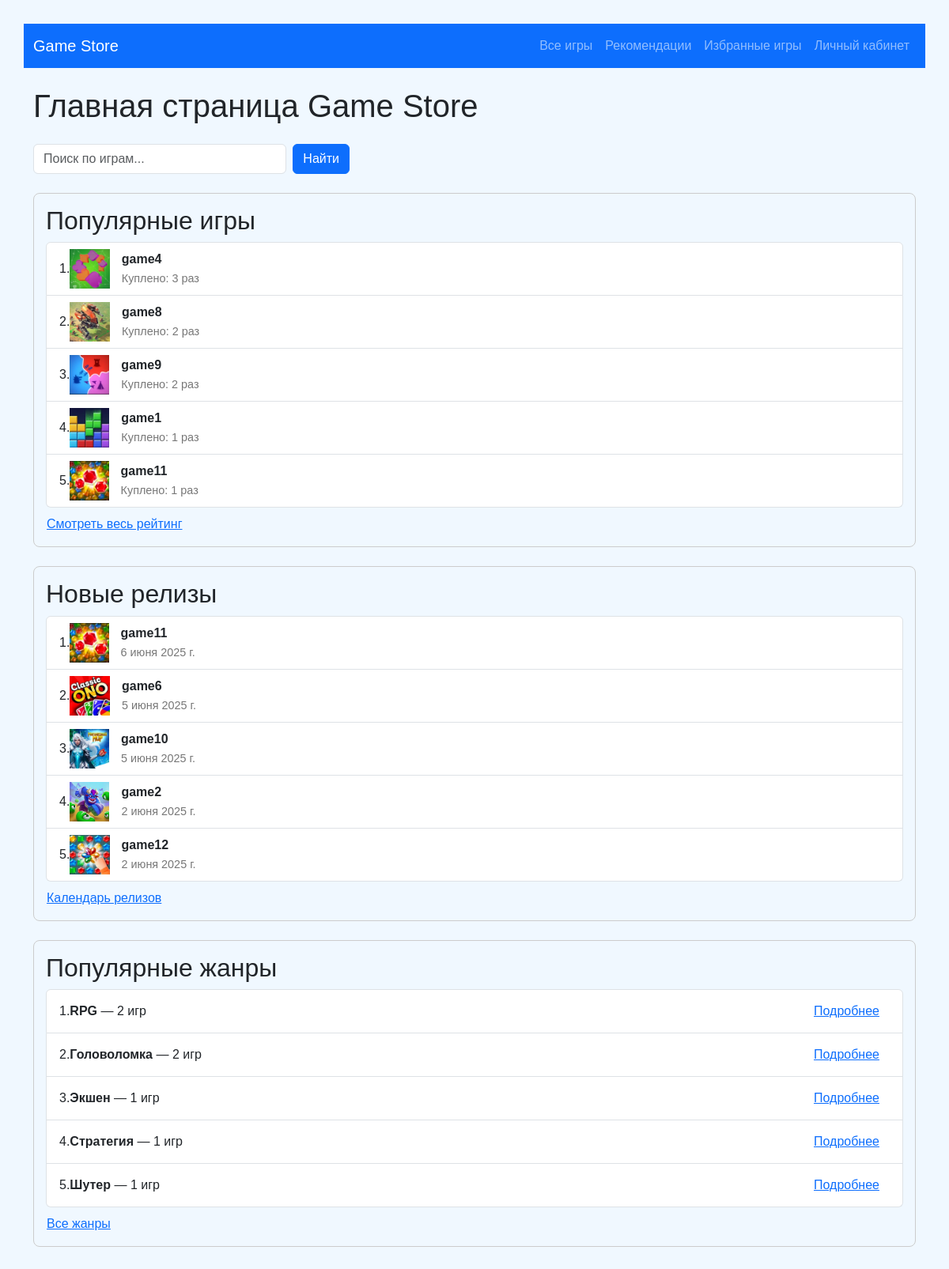
The page / on the database its author committed.
### store/models.py (models this page shows, shortened)
class Game(models.Model):
    title = models.CharField("Название игры", max_length=100)
    description = models.TextField("Описание")
    price = models.DecimalField("Цена", max_digits=8, decimal_places=2)
    release_date = models.DateField("Дата выхода")
    developer = models.ForeignKey(Developer, on_delete=models.CASCADE, verbose_name="Разработчик")
    genre = models.ForeignKey(Genre, on_delete=models.SET_NULL, null=True, verbose_name="Жанр")
    cover_image = models.ImageField("Обложка", upload_to='game_covers/', blank=True)
    class Meta:
        verbose_name = "Игра"
        verbose_name_plural = "Игры"

class Genre(models.Model):
    name = models.CharField("Название жанра", max_length=50, unique=True)
    class Meta:
        verbose_name = "Жанр"
        verbose_name_plural = "Жанры"

### store/views.py (the view)
# urls.py: path('', home_view, name='home'),
def home_view(request):
    query = request.GET.get('q')
    search_results = None
    if query:
        search_results = Game.objects.filter(title__icontains=query)
    popular_games = Game.objects.annotate(
        purchase_count=Count('purchase')
    ).order_by('-purchase_count')[:5]
    new_releases = Game.objects.order_by('-release_date')[:5]
    top_genres = Genre.objects.annotate(
        game_count=Count('game')
    ).order_by('-game_count')[:5]
    purchased_ids = []
    if request.user.is_authenticated:
        purchased_ids = list(
            Purchase.objects.filter(user=request.user).values_list('game_id', flat=True)
        )
    context = {
        'popular_games': popular_games,
        'new_releases': new_releases,
        'top_genres': top_genres,
        'search_results': search_results,
        'request': request,
        'purchased_ids': purchased_ids,
    }
    return render(request, 'home.html', context)

### templates/home.html (shortened to what this page needs)
<!DOCTYPE html>
<html lang="ru">
<head>
    <link href="https://cdn.jsdelivr.net/npm/bootstrap@5.3.3/dist/css/bootstrap.min.css" rel="stylesheet">
</head>
<body>
<nav class="navbar navbar-expand-lg navbar-dark bg-primary mb-4">
    <div class="container">
        <a class="navbar-brand" href="/">Game Store</a>
        <div class="collapse navbar-collapse" id="navbarNav">
            <ul class="navbar-nav ms-auto">
                <li class="nav-item">
                    <a class="nav-link" href="{% url 'games_list' %}">Все игры</a>
                </li>
                <li class="nav-item">
                    <a class="nav-link" href="{% url 'recommendations' %}">Рекомендации</a>
                </li>
                <li class="nav-item">
                    <a class="nav-link" href="{% url 'favorite_games' %}">Избранные игры</a>
                </li>
                <li class="nav-item">
                    <a class="nav-link" href="{% url 'profile' %}">Личный кабинет</a>
                </li>
            </ul>
        </div>
    </div>
</nav>
<div class="container mt-4">
    <h1 class="mb-4">Главная страница Game Store</h1>
    <form method="get" class="mb-4 d-flex" style="max-width: 400px;">
        <input type="text" class="form-control me-2" name="q" placeholder="Поиск по играм..." value="{{ request.GET.q }}">
        <button type="submit" class="btn btn-primary">Найти</button>
    </form>
    <div class="widget mb-4">
        <h2>Популярные игры</h2>
        <ol class="list-group list-group-numbered">
            {% for game in popular_games %}
                <li class="list-group-item d-flex align-items-center">
                    {% if game.cover_image %}
                        <img src="{{ game.cover_image.url }}" alt="cover" style="height: 50px; margin-right: 15px;" />
                    {% else %}
                        <img src="https://via.placeholder.com/50x70?text=No+Image" alt="no cover" style="height: 50px; margin-right: 15px;" />
                    {% endif %}
                    <div>
                        <strong>{{ game.title }}</strong><br>
                        <span class="small-date">Куплено: {{ game.purchase_count }} раз</span>
                    </div>
                </li>
            {% empty %}
                <li class="list-group-item">Нет популярных игр</li>
            {% endfor %}
        </ol>
        <a href="{% url 'top_games' %}" class="btn btn-link p-0 mt-2">Смотреть весь рейтинг</a>
    </div>
    <div class="widget mb-4">
        <h2>Новые релизы</h2>
        <ol class="list-group list-group-numbered">
            {% for game in new_releases %}
                <li class="list-group-item d-flex align-items-center">
                    {% if game.cover_image %}
                        <img src="{{ game.cover_image.url }}" alt="cover" style="height: 50px; margin-right: 15px;" />
                    {% else %}
                        <img src="https://via.placeholder.com/50x70?text=No+Image" alt="no cover" style="height: 50px; margin-right: 15px;" />
                    {% endif %}
                    <div>
                        <strong>{{ game.title }}</strong><br>
                        <span class="small-date">{{ game.release_date }}</span>
                    </div>
                </li>
            {% empty %}
                <li class="list-group-item">Нет новых релизов</li>
            {% endfor %}
        </ol>
        <a href="{% url 'all_new_games' %}" class="btn btn-link p-0 mt-2">Календарь релизов</a>
    </div>
    <div class="widget mb-4">
        <h2>Популярные жанры</h2>
        <ol class="list-group list-group-numbered">
            {% for genre in top_genres %}
                <li class="list-group-item d-flex align-items-center">
                    <div>
                        <strong>{{ genre.name }}</strong> — {{ genre.game_count }} игр
                    </div>
                    <a href="{% url 'genre_detail' genre.id %}" class="btn btn-link ms-auto">Подробнее</a>
                </li>
            {% empty %}
                <li class="list-group-item">Жанры отсутствуют</li>
            {% endfor %}
        </ol>
        <a href="{% url 'all_genres' %}" class="btn btn-link p-0 mt-2">Все жанры</a>
    </div>
</div>
</body>
</html>

### templates/home.html (style rules this page uses)
body { font-family: Arial, sans-serif; margin: 30px; background-color: #f0f8ff !important; }
.widget { border: 1px solid #ccc; padding: 15px; margin-bottom: 30px; border-radius: 8px; }
.widget h2 { margin-top: 0; }
.small-date { font-size: 0.9em; color: #777; margin-left: auto; }

### rows shown on the page
Game: cover_image (picture), title "game4", purchase_count "3"
Game: cover_image (picture), title "game8", purchase_count "2"
Game: cover_image (picture), title "game9", purchase_count "2"
Game: cover_image (picture), title "game1", purchase_count "1"
Game: cover_image (picture), title "game11", purchase_count "1", release_date "6 июня 2025 г."
Game: cover_image (picture), title "game6", release_date "5 июня 2025 г."
Game: cover_image (picture), title "game10", release_date "5 июня 2025 г."
Game: cover_image (picture), title "game2", release_date "2 июня 2025 г."
Game: cover_image (picture), title "game12", release_date "2 июня 2025 г."
Genre: name "RPG", game_count "2"
Genre: name "Головоломка", game_count "2"
Genre: name "Экшен", game_count "1"
Genre: name "Стратегия", game_count "1"
Genre: name "Шутер", game_count "1"
